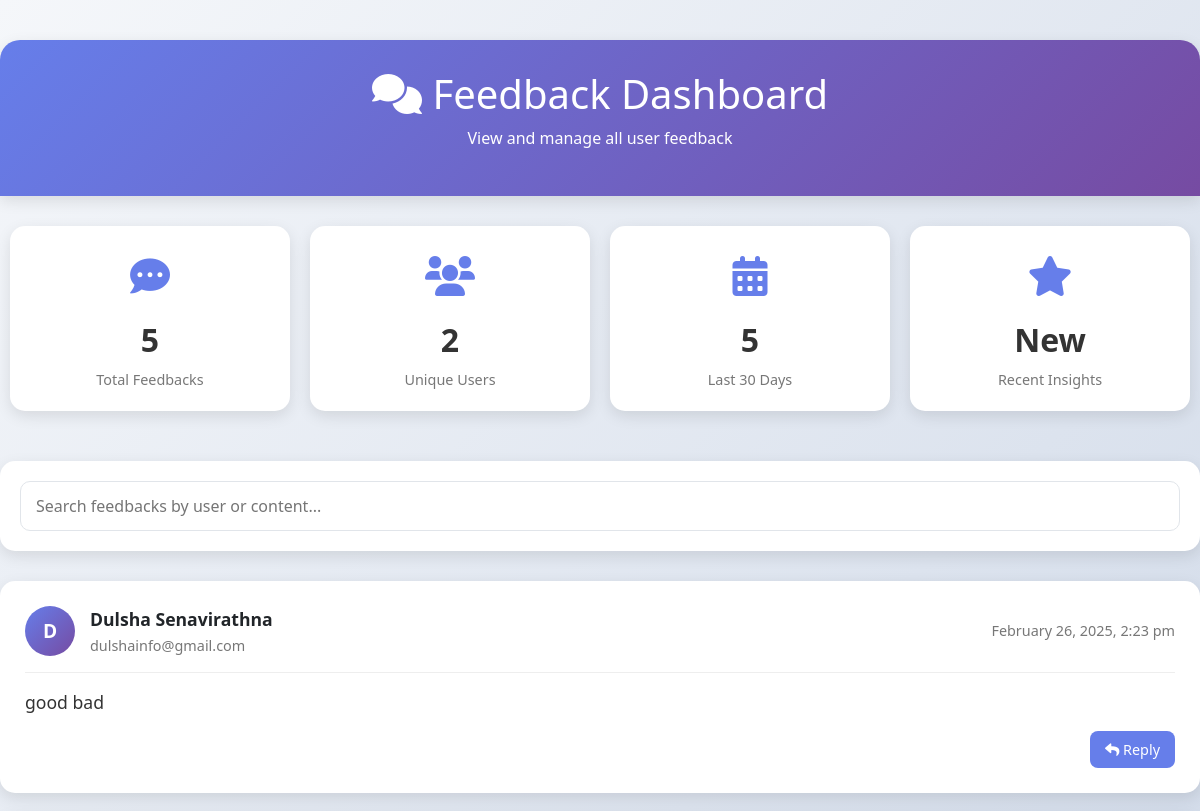
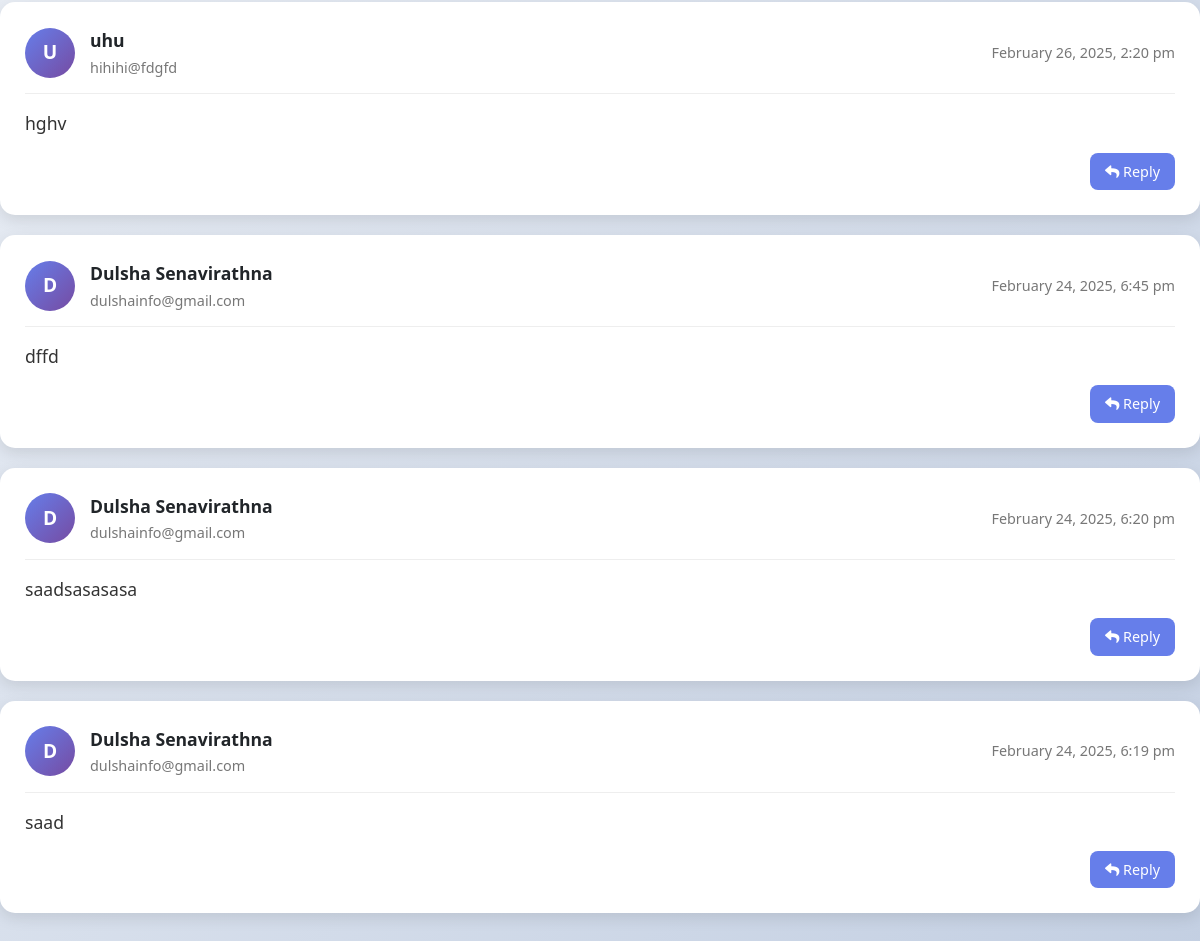
Screenshot of /Feedback_View_Page.php with the database file from the repository (2 pictures, top to bottom).
### tables this page shows
CREATE TABLE `feedback` (
  `id` int(11) NOT NULL,
  `user_id` int(11) NOT NULL,
  `message` text NOT NULL,
  `created_at` timestamp NOT NULL DEFAULT current_timestamp()
);

CREATE TABLE `users` (
  `id` int(11) NOT NULL,
  `name` varchar(255) NOT NULL,
  `email` varchar(255) NOT NULL,
  `password` varchar(255) NOT NULL,
  `role` enum('patient','staff','admin') NOT NULL,
  `address` varchar(255) NOT NULL,
  `phone_number` varchar(20) NOT NULL,
  `date_of_birth` date DEFAULT NULL,
  `profile_picture` varchar(255) DEFAULT NULL
);

### Feedback_View_Page.php (the view, shortened to what this page needs)
<?php
include 'db/config.php';
$sql = "SELECT f.id, f.message, f.created_at, u.name, u.email
        FROM feedback f
        JOIN users u ON f.user_id = u.id
        ORDER BY f.id DESC";
$result = $conn->query($sql);
$feedbacks = [];
if ($result && $result->num_rows > 0) {
    while ($row = $result->fetch_assoc()) {
        $feedbacks[] = $row;
    }
}
?>
<!DOCTYPE html>
<html lang="en">
<head>
    <link href="https://cdn.jsdelivr.net/npm/bootstrap@5.3.0-alpha1/dist/css/bootstrap.min.css" rel="stylesheet">
    <link href="https://cdnjs.cloudflare.com/ajax/libs/font-awesome/6.0.0/css/all.min.css" rel="stylesheet">
</head>
<body>
    <div class="dashboard-container">
        <div class="dashboard-header">
            <h1><i class="fas fa-comments"></i> Feedback Dashboard</h1>
            <p>View and manage all user feedback</p>
        </div>
        <div class="stats-container">
            <div class="stat-card">
                <div class="stat-icon"><i class="fas fa-comment-dots"></i></div>
                <div class="stat-value"><?php echo count($feedbacks); ?></div>
                <div class="stat-label">Total Feedbacks</div>
            </div>
            <div class="stat-card">
                <div class="stat-icon"><i class="fas fa-users"></i></div>
                <div class="stat-value">
                    <?php
                    $unique_users = [];
                    foreach ($feedbacks as $feedback) {
                        $unique_users[$feedback['email']] = 1;
                    }
                    echo count($unique_users);
                    ?>
                </div>
                <div class="stat-label">Unique Users</div>
            </div>
            <div class="stat-card">
                <div class="stat-icon"><i class="fas fa-calendar-alt"></i></div>
                <div class="stat-value">
                    <?php
                    $recent_count = 0;
                    $current_date = date('Y-m-d');
                    $thirty_days_ago = date('Y-m-d', strtotime('-30 days'));
                    foreach ($feedbacks as $feedback) {
                        if (isset($feedback['created_at'])) {
                            $feedback_date = date('Y-m-d', strtotime($feedback['created_at']));
                            if ($feedback_date >= $thirty_days_ago && $feedback_date <= $current_date) {
                                $recent_count++;
                            }
                        }
                    }
                    echo $recent_count;
                    ?>
                </div>
                <div class="stat-label">Last 30 Days</div>
            </div>
            <div class="stat-card">
                <div class="stat-icon"><i class="fas fa-star"></i></div>
                <div class="stat-value">New</div>
                <div class="stat-label">Recent Insights</div>
            </div>
        </div>
        <div class="search-container">
            <input type="text" id="feedbackSearch" class="search-input" placeholder="Search feedbacks by user or content...">
        </div>
        <div id="feedbackList">
            <?php if (count($feedbacks) > 0): ?>
                <?php foreach ($feedbacks as $feedback): ?>
                    <div class="feedback-card">
                        <div class="feedback-header">
                            <div class="user-info">
                                <div class="user-avatar">
                                    <?php echo strtoupper(substr($feedback['name'], 0, 1)); ?>
                                </div>
                                <div>
                                    <div class="user-name"><?php echo htmlspecialchars($feedback['name']); ?></div>
                                    <div class="user-email"><?php echo htmlspecialchars($feedback['email']); ?></div>
                                </div>
                            </div>
                            <div class="feedback-date">
                                <?php echo isset($feedback['created_at']) ? date('F j, Y, g:i a', strtotime($feedback['created_at'])) : 'Date not available'; ?>
                            </div>
                        </div>
                        <div class="feedback-content">
                            <?php echo nl2br(htmlspecialchars($feedback['message'])); ?>
                        </div>
                        <div class="feedback-actions">
                            <button class="action-btn reply-btn" onclick="replyToFeedback(<?php echo $feedback['id']; ?>)">
                                <i class="fas fa-reply"></i> Reply
                            </button>
                        </div>
                    </div>
                <?php endforeach; ?>
            <?php endif; ?>
        </div>
    </div>
</body>
</html>

### Feedback_View_Page.php (style rules this page uses)
body { background: linear-gradient(135deg, #f5f7fa 0%, #c3cfe2 100%); min-height: 100vh; font-family: 'Segoe UI', Tahoma, Geneva, Verdana, sans-serif; padding: 40px 0; }
.dashboard-container { max-width: 1200px; margin: 0 auto; }
.dashboard-header { background: linear-gradient(135deg, #667eea 0%, #764ba2 100%); color: white; padding: 30px; border-radius: 20px 20px 0 0; text-align: center; margin-bottom: 30px; box-shadow: 0 5px 15px rgba(0,0,0,0.1); }
.stats-container { display: flex; justify-content: space-between; flex-wrap: wrap; margin-bottom: 30px; }
.stat-card { background: white; border-radius: 15px; padding: 20px; box-shadow: 0 5px 15px rgba(0,0,0,0.1); flex: 1; min-width: 200px; margin: 0 10px 20px; text-align: center; transition: transform 0.3s ease; }
.stat-icon { font-size: 2.5rem; margin-bottom: 10px; color: #667eea; }
.stat-value { font-size: 2rem; font-weight: bold; margin-bottom: 5px; color: #333; }
.stat-label { color: #777; font-size: 0.9rem; }
.feedback-card { background: white; border-radius: 15px; padding: 25px; margin-bottom: 20px; box-shadow: 0 5px 15px rgba(0,0,0,0.1); transition: transform 0.3s ease; }
.feedback-header { display: flex; justify-content: space-between; align-items: center; margin-bottom: 15px; padding-bottom: 15px; border-bottom: 1px solid #eee; }
.user-info { display: flex; align-items: center; }
.user-avatar { width: 50px; height: 50px; background: linear-gradient(135deg, #667eea 0%, #764ba2 100%); border-radius: 50%; display: flex; align-items: center; justify-content: center; color: white; font-weight: bold; margin-right: 15px; font-size: 1.2rem; }
.user-name { font-weight: bold; font-size: 1.1rem; margin-bottom: 3px; }
.user-email { color: #777; font-size: 0.9rem; }
.feedback-date { color: #777; font-size: 0.9rem; }
.feedback-content { font-size: 1.1rem; line-height: 1.6; color: #333; }
.feedback-actions { margin-top: 15px; display: flex; justify-content: flex-end; }
.action-btn { margin-left: 10px; padding: 8px 15px; border-radius: 8px; font-size: 0.9rem; cursor: pointer; transition: all 0.3s ease; }
.reply-btn { background-color: #667eea; color: white; border: none; }
.search-container { background: white; border-radius: 15px; padding: 20px; margin-bottom: 30px; box-shadow: 0 5px 15px rgba(0,0,0,0.1); }
.search-input { border-radius: 10px; padding: 12px 15px; border: 1px solid #e1e5ea; font-size: 1rem; width: 100%; }

### rows the page displays
feedback: user.name "D", user.name "Dulsha Senavirathna", user.email "dulshainfo@gmail.com", created_at "February 26, 2025, 2:23 pm", message "good bad"
feedback: user.name "U", user.name "uhu", user.email "hihihi@fdgfd", created_at "February 26, 2025, 2:20 pm", message "hghv"
feedback: user.name "D", user.name "Dulsha Senavirathna", user.email "dulshainfo@gmail.com", created_at "February 24, 2025, 6:45 pm", message "dffd"
feedback: user.name "D", user.name "Dulsha Senavirathna", user.email "dulshainfo@gmail.com", created_at "February 24, 2025, 6:20 pm", message "saadsasasasa"
feedback: user.name "D", user.name "Dulsha Senavirathna", user.email "dulshainfo@gmail.com", created_at "February 24, 2025, 6:19 pm", message "saad"

### other values shown
count($feedbacks) "5"
count($unique_users) "2"
$recent_count "5"
